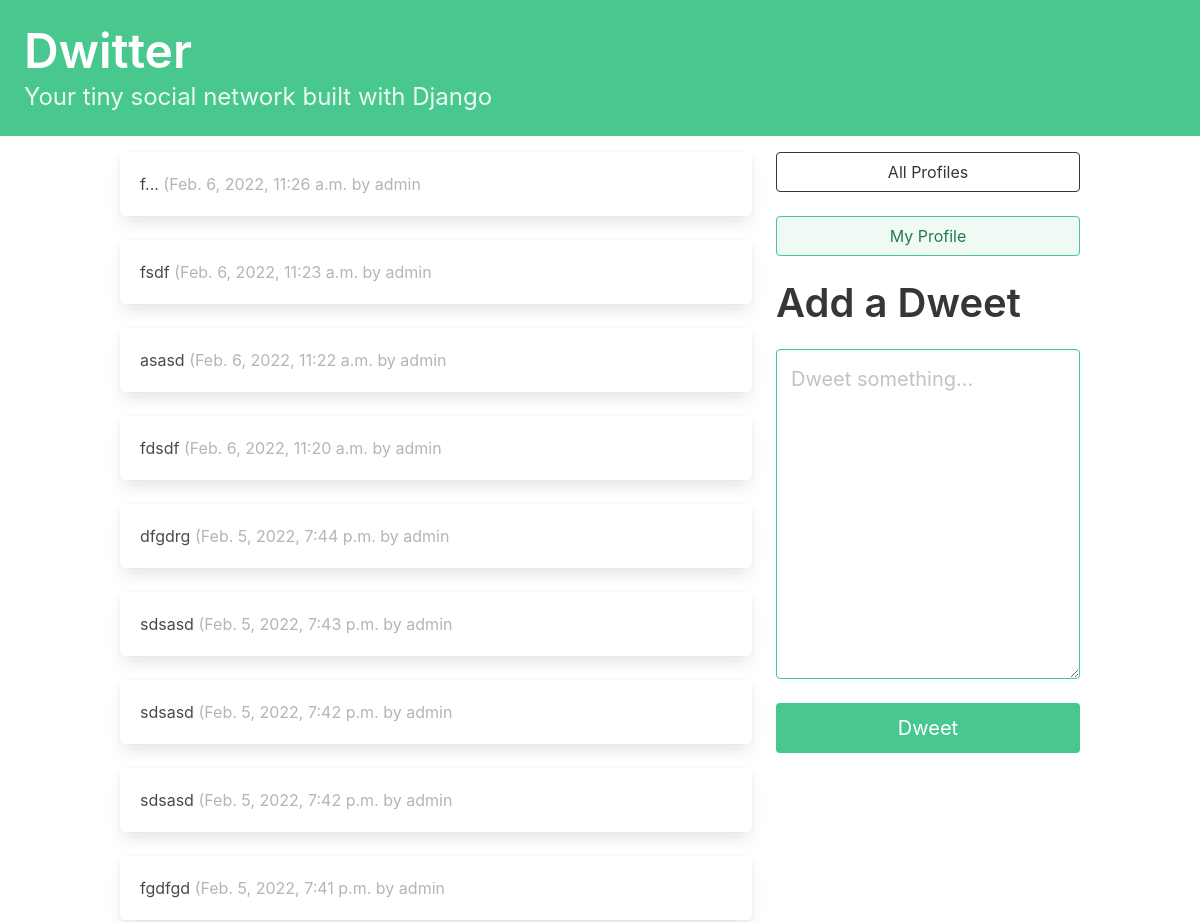
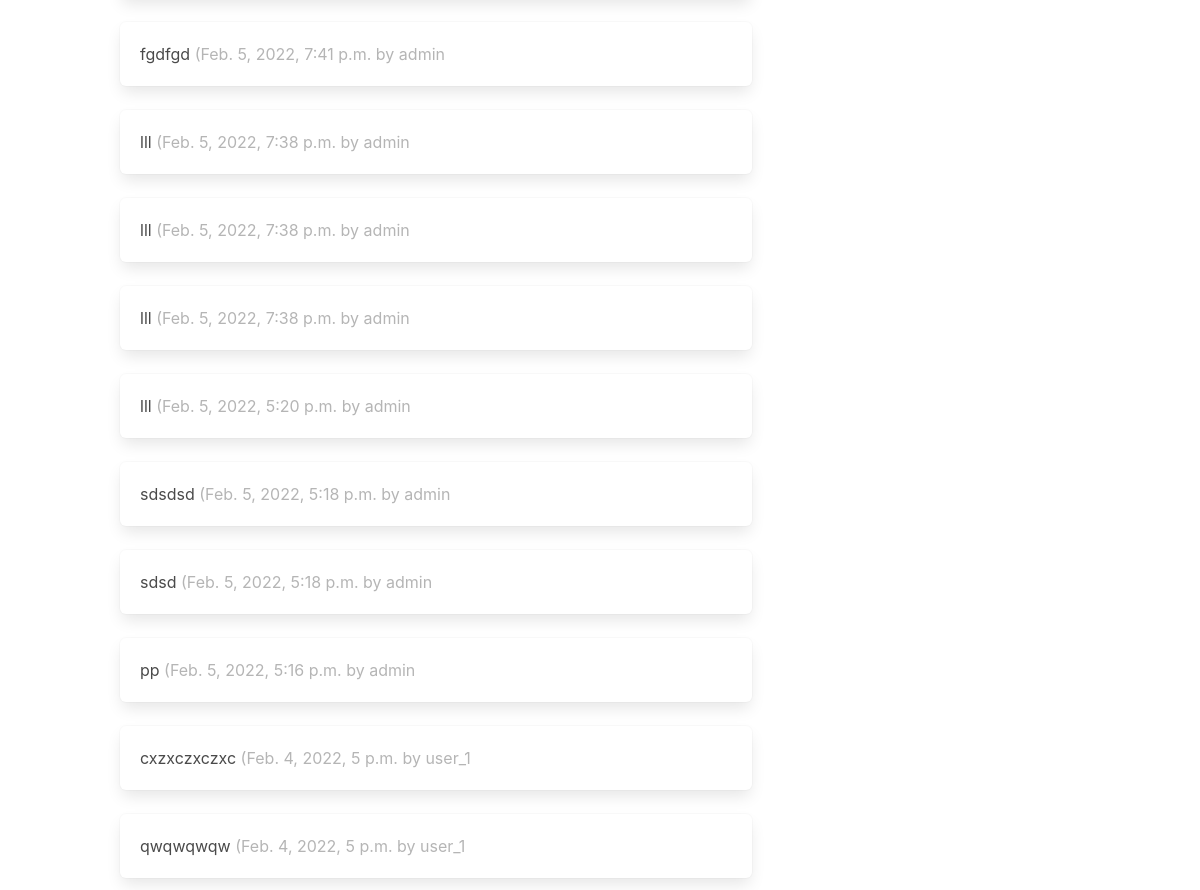
The app's page / (signed in) with its own data (2 pictures, top to bottom).
### dwitter/models.py (models this page shows, shortened)
class Dweet(models.Model):
    user = models.ForeignKey(
        User, related_name="dweets", on_delete=models.DO_NOTHING
    )
    body = models.CharField(max_length=140)
    created_at = models.DateTimeField(auto_now_add=True)

### dwitter/views.py (the view)
# urls.py: path("", dashboard, name="dashboard"),
def dashboard(request):
    if not request.user.is_authenticated:
        return redirect('dwitter:login')
    form = DweetForm(request.POST or None)
    if request.method == "POST":
        if form.is_valid():
            dweet = form.save(commit=False)
            dweet.user = request.user
            dweet.save()
            return redirect("dwitter:dashboard")
    followed_dweets = Dweet.objects.filter(
        user__profile__in=request.user.profile.follows.all()
    ).order_by("-created_at")
    return render(
        request,
        "dwitter/dashboard.html",
        {"form": form, "dweets": followed_dweets},
    )

### dwitter/forms.py
class DweetForm(forms.ModelForm):
    body = forms.CharField(
        required=True,
        widget=forms.widgets.Textarea(
            attrs={
                "placeholder": "Dweet something...",
                "class": "textarea is-success is-medium",
            }
        ),
        label="",
    )
    class Meta:
        model = Dweet
        exclude = ("user",)

### dwitter/templates/dwitter/dashboard.html (shortened to what this page needs)
{% extends 'base.html' %}
{% block content %}
    <div class="column">
        {% for dweet in dweets %}
            <div class="box">
                {{ dweet.body }}
                <span class="is-small has-text-grey-light">
            ({{ dweet.created_at }} by {{ dweet.user.username }}
        </span>
            </div>
        {% endfor %}
    </div>
    <div class="column is-one-third">
        <div class="block">
            <a href="{% url 'dwitter:profile_list' %} ">
                <button class="button is-dark is-outlined is-fullwidth">
                    All Profiles
                </button>
            </a>
        </div>
        <div class="block">
            <a href="{% url 'dwitter:profile' request.user.profile.id %} ">
                <button class="button is-success is-light is-outlined is-fullwidth">
                    My Profile
                </button>
            </a>
        </div>
        <div class="block">
            <div class="block">
                <h2 class="title is-2">Add a Dweet</h2>
            </div>
            <div class="block">
                <form method="post">
                    {{ form.as_p }}
                    <button class="button is-success is-fullwidth is-medium mt-5"
                            type="submit">Dweet
                    </button>
                </form>
            </div>
        </div>
    </div>
{% endblock content %}

### records on screen
Dweet: body "f...", created_at "Feb. 6, 2022, 11:26 a.m.", user.username "admin"
Dweet: body "fsdf", created_at "Feb. 6, 2022, 11:23 a.m.", user.username "admin"
Dweet: body "asasd", created_at "Feb. 6, 2022, 11:22 a.m.", user.username "admin"
Dweet: body "fdsdf", created_at "Feb. 6, 2022, 11:20 a.m.", user.username "admin"
Dweet: body "dfgdrg", created_at "Feb. 5, 2022, 7:44 p.m.", user.username "admin"
Dweet: body "sdsasd", created_at "Feb. 5, 2022, 7:43 p.m.", user.username "admin"
Dweet: body "sdsasd", created_at "Feb. 5, 2022, 7:42 p.m.", user.username "admin"
Dweet: body "sdsasd", created_at "Feb. 5, 2022, 7:42 p.m.", user.username "admin"
Dweet: body "fgdfgd", created_at "Feb. 5, 2022, 7:41 p.m.", user.username "admin"
Dweet: body "fgdfgd", created_at "Feb. 5, 2022, 7:41 p.m.", user.username "admin"
Dweet: body "lll", created_at "Feb. 5, 2022, 7:38 p.m.", user.username "admin"
Dweet: body "lll", created_at "Feb. 5, 2022, 7:38 p.m.", user.username "admin"
Dweet: body "lll", created_at "Feb. 5, 2022, 7:38 p.m.", user.username "admin"
Dweet: body "lll", created_at "Feb. 5, 2022, 5:20 p.m.", user.username "admin"
Dweet: body "sdsdsd", created_at "Feb. 5, 2022, 5:18 p.m.", user.username "admin"
Dweet: body "sdsd", created_at "Feb. 5, 2022, 5:18 p.m.", user.username "admin"
Dweet: body "pp", created_at "Feb. 5, 2022, 5:16 p.m.", user.username "admin"
Dweet: body "cxzxczxczxc", created_at "Feb. 4, 2022, 5 p.m.", user.username "user_1"
Dweet: body "qwqwqwqw", created_at "Feb. 4, 2022, 5 p.m.", user.username "user_1"
